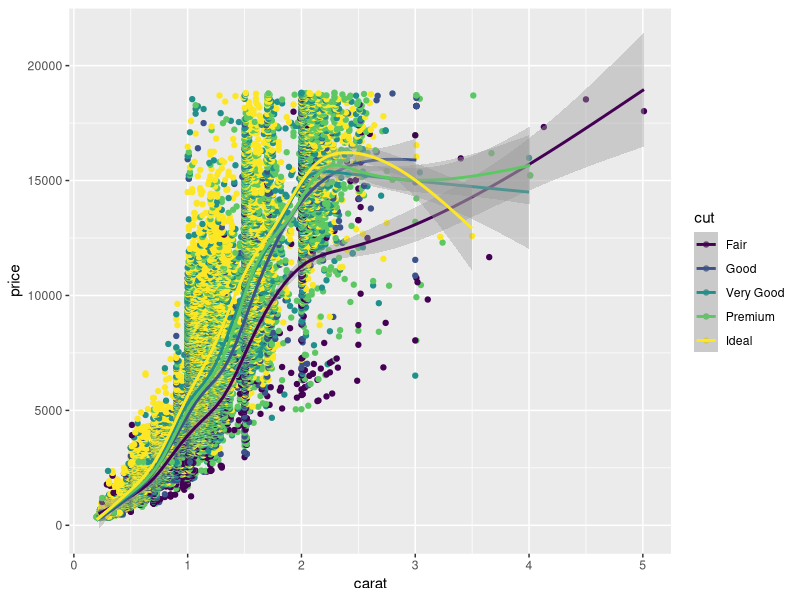
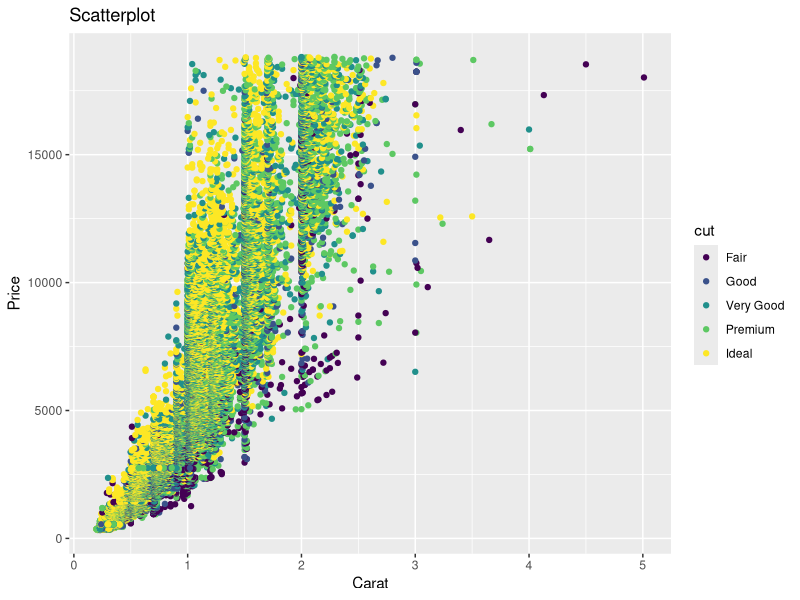
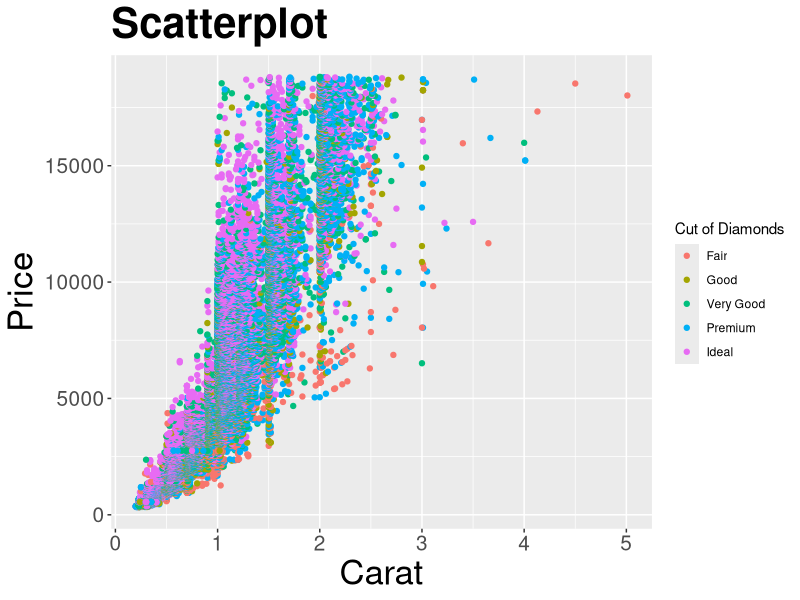
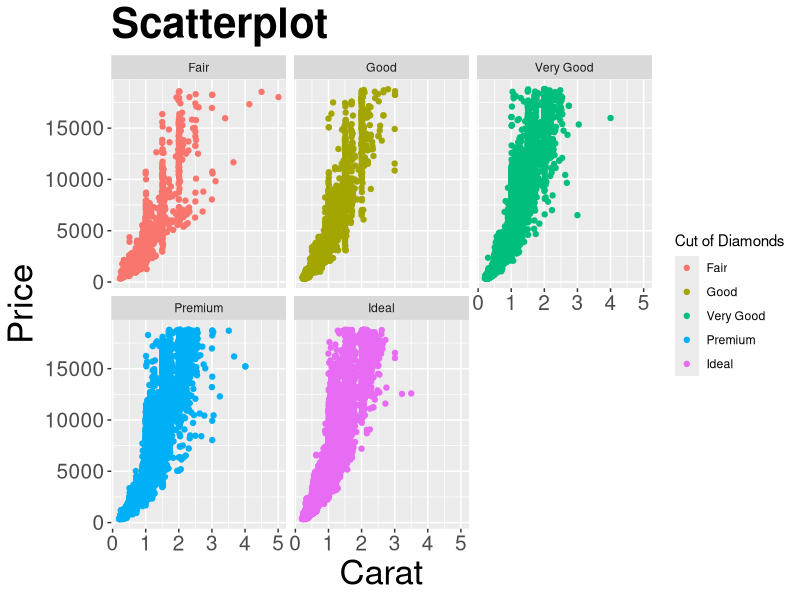

The R source for these figures, in order:
# A tutorial by Selva Prabhakaran, located at: 
# http://r-statistics.co/ggplot2-Tutorial-With-R.html


#DIAMONDS DATASET
library(ggplot2)

# Using point and smooth geoms
ggplot(diamonds) + geom_point(aes(x=carat, y=price, color=cut)) + geom_smooth(aes(x=carat, y=price, color=cut))

# Adding title and labels
# NOTE: must use print statement if calling ggplot inside of a function
myPlot <- ggplot(diamonds, aes(x=carat, y=price, color=cut)) + geom_point() + labs(title="Scatterplot", x="Carat", y="Price")
print(myPlot)

# Adjusting size of labels and legend title
# using discrete for 'color' attribute because it varies based on a factor variable
myPlot2 <- myPlot + theme(plot.title=element_text(size=30, face="bold"),
                          axis.text.x=element_text(size=15),
                          axis.text.y=element_text(size=15),
                          axis.title.x=element_text(size=25),
                          axis.title.y=element_text(size=25)) +
  scale_color_discrete(name="Cut of Diamonds")
print(myPlot2)

# Cuts charted separately
# this feature uses the same scale for all plots, making comparison easier
myPlot2 + facet_wrap( ~ cut, ncol=3)
